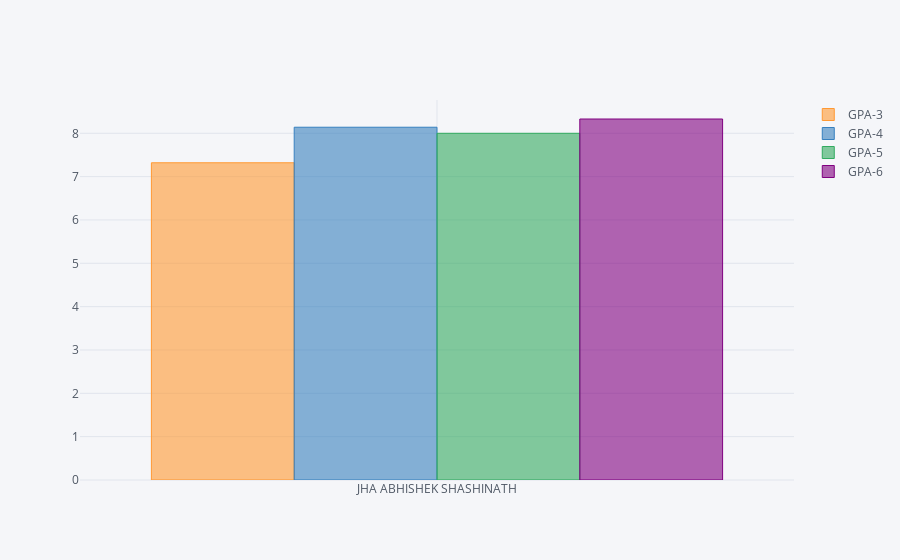

The cell this chart's notebook holds for it:
### Code cell
df2018_GPA = df2018_copy.filter(regex='GPA')
df2018_GPA[df2018_GPA.index == "JHA ABHISHEK SHASHINATH"].iplot(kind="bar")

### Figure 1 — Plotly figure (JSON) as saved in the notebook; plotly's stock layout.template omitted (floating-point values rounded to 4 significant figures)
{"data": [{"marker": {"color": "rgba(255, 153, 51, 0.6)", "line": {"color": "rgba(255, 153, 51, 1.0)", "width": 1}}, "name": "GPA-3", "orientation": "v", "text": "", "type": "bar", "x": ["JHA ABHISHEK SHASHINATH"], "y": [7.32]}, {"marker": {"color": "rgba(55, 128, 191, 0.6)", "line": {"color": "rgba(55, 128, 191, 1.0)", "width": 1}}, "name": "GPA-4", "orientation": "v", "text": "", "type": "bar", "x": ["JHA ABHISHEK SHASHINATH"], "y": [8.14]}, {"marker": {"color": "rgba(50, 171, 96, 0.6)", "line": {"color": "rgba(50, 171, 96, 1.0)", "width": 1}}, "name": "GPA-5", "orientation": "v", "text": "", "type": "bar", "x": ["JHA ABHISHEK SHASHINATH"], "y": [8]}, {"marker": {"color": "rgba(128, 0, 128, 0.6)", "line": {"color": "rgba(128, 0, 128, 1.0)", "width": 1}}, "name": "GPA-6", "orientation": "v", "text": "", "type": "bar", "x": ["JHA ABHISHEK SHASHINATH"], "y": [8.33]}], "layout": {"legend": {"bgcolor": "#F5F6F9", "font": {"color": "#4D5663"}}, "paper_bgcolor": "#F5F6F9", "plot_bgcolor": "#F5F6F9", "titlefont": {"color": "#4D5663"}, "xaxis1": {"gridcolor": "#E1E5ED", "showgrid": true, "tickfont": {"color": "#4D5663"}, "title": "", "titlefont": {"color": "#4D5663"}, "zerolinecolor": "#E1E5ED"}, "yaxis1": {"gridcolor": "#E1E5ED", "showgrid": true, "tickfont": {"color": "#4D5663"}, "title": "", "titlefont": {"color": "#4D5663"}, "zerolinecolor": "#E1E5ED"}}}
